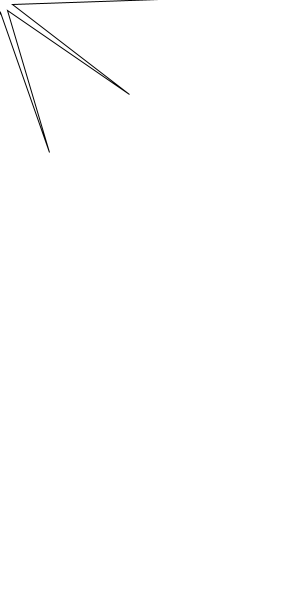
Frame 1 (no input)
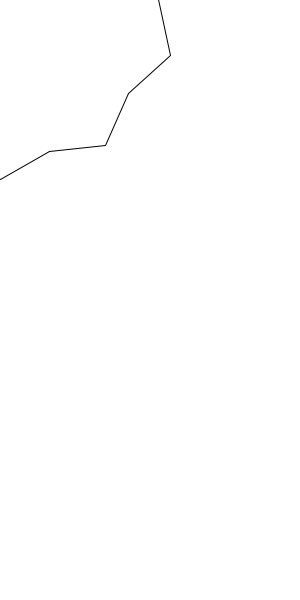
Frame 60 (the mouse pressed at the canvas centre just before this capture)
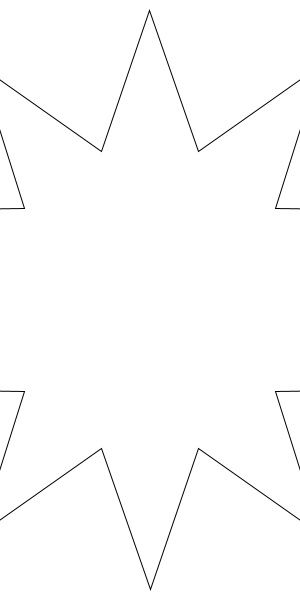
Frame 120 (the mouse held since frame 60 and released just before this capture)

The Processing sketch that drew these frames (run headless with seeded random() and noise(); from frame 60 on, the mouse is pressed at the canvas centre):

// Processing sketch: init_03_param_animation
// ── init_03_param_animation.pde
/**
* La Voie du Code : Paramétrage
* @see https://github.com/StanLepunK/La-Voie-du-Code
* 2019_4_9
*/
Forme forme ;
void setup() {
  size(300,600);
  forme = new Forme(20);
  
}


void draw() {
  background(255);
  forme.set_pos(mouseX,mouseY);
  float rayon_a = 10 + sin(frameCount *.01)*width;
  float rayon_b = 10 + cos(frameCount *.002)*(width/2);
  forme.set_rayon(rayon_a,rayon_b);
  forme.show();
  
}

class Forme {
  PVector [] pts;
  float [] rayon;
  float pos_x;
  float pos_y;
  Forme(int num) {
    float angle = (2*PI)/num;
    pts = new PVector[num];   
    for(int i = 0 ; i < num ; i++) {
      float px = sin(angle*i);
      float py = cos(angle*i);
      pts[i] = new PVector(px,py);
    }
  }
  
  void show() {
    beginShape();
    int count = 0 ;
    for(int i = 0 ; i < pts.length ; i++) {
      PVector temp = new PVector(pts[i].x,pts[i].y);
      if(rayon != null){
        temp.mult(rayon[count]);
        count++;
        if(count >= rayon.length) {
          count = 0;
        }
      } else {
        temp.mult(width/6);
      }
      vertex(temp.x +pos_x,temp.y +pos_y);
    }
    endShape(CLOSE);
  }
  
  void set_rayon(float... rayon) {
    this.rayon = rayon;
  }
  
  void set_pos(float pos_x, float pos_y) {
    this.pos_x = pos_x;
    this.pos_y = pos_y;
  }
}
